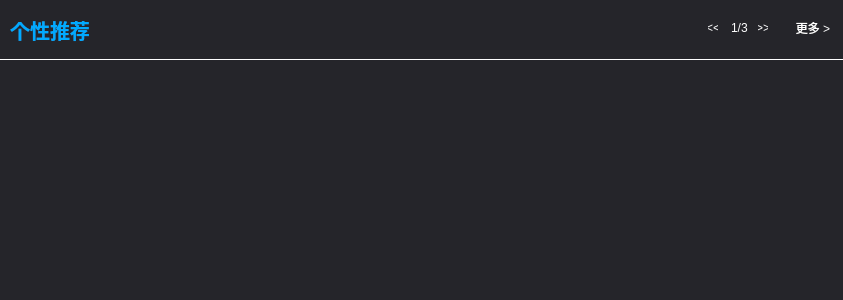
<?xml version="1.0" encoding="UTF-8"?>
<ui version="4.0">
 <class>GalleryItemForm</class>
 <widget class="QWidget" name="GalleryItemForm">
  <property name="geometry">
   <rect>
    <x>0</x>
    <y>0</y>
    <width>843</width>
    <height>300</height>
   </rect>
  </property>
  <property name="minimumSize">
   <size>
    <width>0</width>
    <height>300</height>
   </size>
  </property>
  <property name="windowTitle">
   <string>Form</string>
  </property>
  <property name="styleSheet">
   <string notr="true">background-color: #25252a;</string>
  </property>
  <layout class="QHBoxLayout" name="horizontalLayout_3">
   <property name="spacing">
    <number>0</number>
   </property>
   <property name="leftMargin">
    <number>0</number>
   </property>
   <property name="topMargin">
    <number>0</number>
   </property>
   <property name="rightMargin">
    <number>0</number>
   </property>
   <property name="bottomMargin">
    <number>0</number>
   </property>
   <item>
    <layout class="QVBoxLayout" name="verticalLayout_2">
     <property name="spacing">
      <number>0</number>
     </property>
     <item>
      <widget class="QWidget" name="widget_rec_title" native="true">
       <property name="minimumSize">
        <size>
         <width>0</width>
         <height>60</height>
        </size>
       </property>
       <property name="maximumSize">
        <size>
         <width>16777215</width>
         <height>60</height>
        </size>
       </property>
       <property name="styleSheet">
        <string notr="true">QWidget
{
border:1px solid transparent;
border-bottom-color:white;
}
</string>
       </property>
       <layout class="QHBoxLayout" name="horizontalLayout_2">
        <property name="spacing">
         <number>0</number>
        </property>
        <property name="leftMargin">
         <number>0</number>
        </property>
        <property name="topMargin">
         <number>0</number>
        </property>
        <property name="rightMargin">
         <number>0</number>
        </property>
        <property name="bottomMargin">
         <number>0</number>
        </property>
        <item>
         <layout class="QHBoxLayout" name="horizontalLayout">
          <item>
           <widget class="QPushButton" name="pushButton_title">
            <property name="minimumSize">
             <size>
              <width>90</width>
              <height>50</height>
             </size>
            </property>
            <property name="maximumSize">
             <size>
              <width>16777215</width>
              <height>50</height>
             </size>
            </property>
            <property name="styleSheet">
             <string notr="true">QPushButton
{
background-color:transparent;
color:#00aaff;
font-size:20px;
font-weight:700;
border:none;
margin-left:10px;
}

QPushButton:hover
{
color:#00aaff;
}</string>
            </property>
            <property name="text">
             <string>个性推荐</string>
            </property>
           </widget>
          </item>
          <item>
           <spacer name="horizontalSpacer">
            <property name="orientation">
             <enum>Qt::Horizontal</enum>
            </property>
            <property name="sizeHint" stdset="0">
             <size>
              <width>40</width>
              <height>20</height>
             </size>
            </property>
           </spacer>
          </item>
          <item>
           <widget class="QWidget" name="widget" native="true">
            <property name="minimumSize">
             <size>
              <width>100</width>
              <height>60</height>
             </size>
            </property>
            <property name="maximumSize">
             <size>
              <width>100</width>
              <height>60</height>
             </size>
            </property>
            <layout class="QHBoxLayout" name="horizontalLayout_5">
             <property name="spacing">
              <number>0</number>
             </property>
             <property name="leftMargin">
              <number>0</number>
             </property>
             <property name="topMargin">
              <number>0</number>
             </property>
             <property name="rightMargin">
              <number>0</number>
             </property>
             <property name="bottomMargin">
              <number>0</number>
             </property>
             <item>
              <layout class="QHBoxLayout" name="horizontalLayout_4">
               <property name="spacing">
                <number>0</number>
               </property>
               <item>
                <widget class="QPushButton" name="pushButton_itemprevious">
                 <property name="minimumSize">
                  <size>
                   <width>20</width>
                   <height>36</height>
                  </size>
                 </property>
                 <property name="maximumSize">
                  <size>
                   <width>20</width>
                   <height>36</height>
                  </size>
                 </property>
                 <property name="styleSheet">
                  <string notr="true">QPushButton
{
background-color:transparent;
margin-right:10px;
margin-bottom:5px;
color: #ffffff;
border:none;
}

QPushButton:hover
{
color: #ff0000;
}</string>
                 </property>
                 <property name="text">
                  <string>&lt;&lt;</string>
                 </property>
                </widget>
               </item>
               <item>
                <widget class="QLabel" name="label_page">
                 <property name="minimumSize">
                  <size>
                   <width>30</width>
                   <height>36</height>
                  </size>
                 </property>
                 <property name="maximumSize">
                  <size>
                   <width>30</width>
                   <height>36</height>
                  </size>
                 </property>
                 <property name="styleSheet">
                  <string notr="true">QLabel
{
background-color:transparent;
margin-right:10px;
margin-bottom:5px;
color: #ffffff;
border:none;
}

QLabel:hover
{
color: #ff0000;
}</string>
                 </property>
                 <property name="text">
                  <string>1/3</string>
                 </property>
                </widget>
               </item>
               <item>
                <widget class="QPushButton" name="pushButton_itemnext">
                 <property name="minimumSize">
                  <size>
                   <width>20</width>
                   <height>36</height>
                  </size>
                 </property>
                 <property name="maximumSize">
                  <size>
                   <width>20</width>
                   <height>36</height>
                  </size>
                 </property>
                 <property name="styleSheet">
                  <string notr="true">QPushButton
{
background-color:transparent;
margin-right:10px;
margin-bottom:5px;
color: #ffffff;
border:none;
}

QPushButton:hover
{
color: #ff0000;
}</string>
                 </property>
                 <property name="text">
                  <string>&gt;&gt;</string>
                 </property>
                </widget>
               </item>
              </layout>
             </item>
            </layout>
           </widget>
          </item>
          <item>
           <layout class="QVBoxLayout" name="verticalLayout">
            <item>
             <widget class="QPushButton" name="pushButton_more">
              <property name="minimumSize">
               <size>
                <width>50</width>
                <height>50</height>
               </size>
              </property>
              <property name="maximumSize">
               <size>
                <width>50</width>
                <height>16777215</height>
               </size>
              </property>
              <property name="styleSheet">
               <string notr="true">QPushButton
{
background-color:transparent;
margin-right:10px;
margin-bottom:5px;
color: #ffffff;
border:none;
}

QPushButton:hover
{
color: #ff0000;
}</string>
              </property>
              <property name="text">
               <string>更多 &gt;</string>
              </property>
             </widget>
            </item>
           </layout>
          </item>
         </layout>
        </item>
       </layout>
      </widget>
     </item>
     <item>
      <widget class="QListWidget" name="listWidget_itempic">
       <property name="minimumSize">
        <size>
         <width>0</width>
         <height>300</height>
        </size>
       </property>
       <property name="maximumSize">
        <size>
         <width>16777215</width>
         <height>16777215</height>
        </size>
       </property>
       <property name="styleSheet">
        <string notr="true">QListWidget
{
border:none;
}
QListWidget::item
{
margin:10px 10px 10px 10px;
color:#00aaff;
}

QListWidget::item:hover
{
color:#ff0000;
}</string>
       </property>
      </widget>
     </item>
    </layout>
   </item>
  </layout>
 </widget>
 <resources/>
 <connections/>
</ui>
